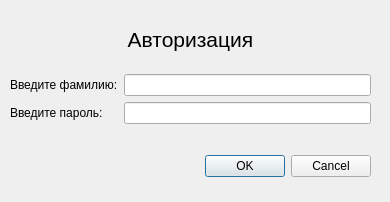
<?xml version="1.0" encoding="UTF-8"?>
<ui version="4.0">
 <class>authForm</class>
 <widget class="QDialog" name="authForm">
  <property name="geometry">
   <rect>
    <x>0</x>
    <y>0</y>
    <width>390</width>
    <height>202</height>
   </rect>
  </property>
  <property name="windowTitle">
   <string>Авторизация</string>
  </property>
  <widget class="QDialogButtonBox" name="buttonBox">
   <property name="geometry">
    <rect>
     <x>30</x>
     <y>150</y>
     <width>341</width>
     <height>32</height>
    </rect>
   </property>
   <property name="orientation">
    <enum>Qt::Horizontal</enum>
   </property>
   <property name="standardButtons">
    <set>QDialogButtonBox::Cancel|QDialogButtonBox::Ok</set>
   </property>
  </widget>
  <widget class="QWidget" name="gridLayoutWidget">
   <property name="geometry">
    <rect>
     <x>10</x>
     <y>10</y>
     <width>361</width>
     <height>131</height>
    </rect>
   </property>
   <layout class="QGridLayout" name="gridLayout">
    <item row="2" column="0" colspan="2">
     <spacer name="verticalSpacer">
      <property name="orientation">
       <enum>Qt::Vertical</enum>
      </property>
      <property name="sizeHint" stdset="0">
       <size>
        <width>20</width>
        <height>40</height>
       </size>
      </property>
     </spacer>
    </item>
    <item row="1" column="0" colspan="2">
     <widget class="QLabel" name="label">
      <property name="font">
       <font>
        <pointsize>16</pointsize>
       </font>
      </property>
      <property name="text">
       <string>Авторизация</string>
      </property>
      <property name="alignment">
       <set>Qt::AlignCenter</set>
      </property>
     </widget>
    </item>
    <item row="3" column="0">
     <widget class="QLabel" name="label_2">
      <property name="text">
       <string>Введите фамилию:</string>
      </property>
     </widget>
    </item>
    <item row="3" column="1">
     <widget class="QLineEdit" name="surnameEdit"/>
    </item>
    <item row="5" column="1">
     <widget class="QLineEdit" name="passwordEdit"/>
    </item>
    <item row="5" column="0">
     <widget class="QLabel" name="label_3">
      <property name="text">
       <string>Введите пароль:</string>
      </property>
     </widget>
    </item>
    <item row="6" column="0" colspan="2">
     <spacer name="verticalSpacer_3">
      <property name="orientation">
       <enum>Qt::Vertical</enum>
      </property>
      <property name="sizeHint" stdset="0">
       <size>
        <width>20</width>
        <height>40</height>
       </size>
      </property>
     </spacer>
    </item>
    <item row="0" column="0" colspan="2">
     <spacer name="verticalSpacer_2">
      <property name="orientation">
       <enum>Qt::Vertical</enum>
      </property>
      <property name="sizeHint" stdset="0">
       <size>
        <width>20</width>
        <height>40</height>
       </size>
      </property>
     </spacer>
    </item>
   </layout>
  </widget>
 </widget>
 <resources/>
 <connections>
  <connection>
   <sender>buttonBox</sender>
   <signal>accepted()</signal>
   <receiver>authForm</receiver>
   <slot>accept()</slot>
   <hints>
    <hint type="sourcelabel">
     <x>248</x>
     <y>254</y>
    </hint>
    <hint type="destinationlabel">
     <x>157</x>
     <y>274</y>
    </hint>
   </hints>
  </connection>
  <connection>
   <sender>buttonBox</sender>
   <signal>rejected()</signal>
   <receiver>authForm</receiver>
   <slot>reject()</slot>
   <hints>
    <hint type="sourcelabel">
     <x>316</x>
     <y>260</y>
    </hint>
    <hint type="destinationlabel">
     <x>286</x>
     <y>274</y>
    </hint>
   </hints>
  </connection>
 </connections>
</ui>
